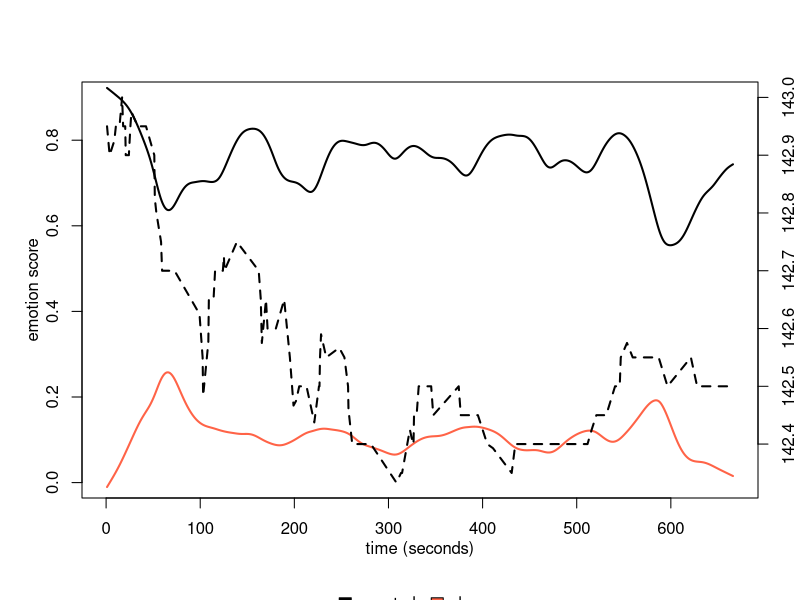
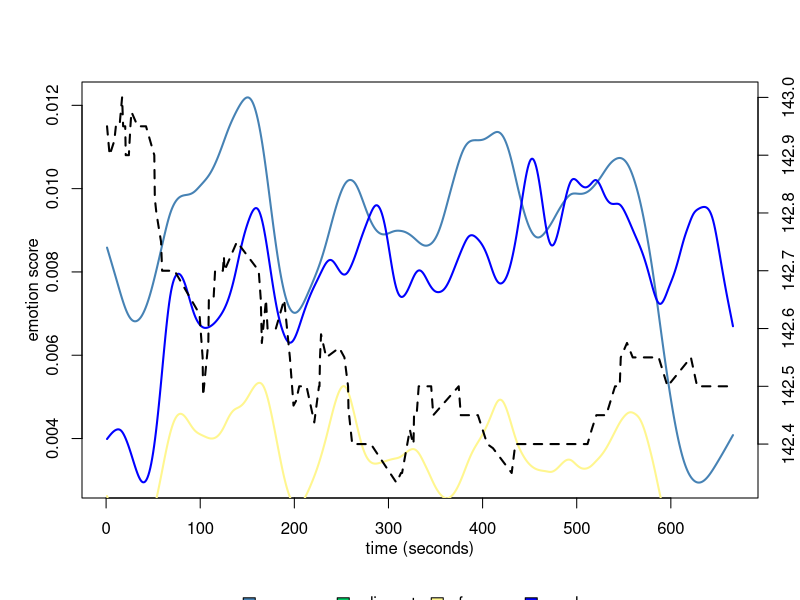

Write R code to recreate these figures, in order.
library(zoo)

dev.off()
data = read.csv2("vw_0_30_emo_results_per_second.csv", stringsAsFactors = FALSE)
data = data[75:1312,]

#assign right format
data$anger_s     = as.numeric(data$anger_s)  
data$contempt_s  = as.numeric(data$contempt_s)  
data$digust_s    = as.numeric(data$digust_s)  
data$fear_s      = as.numeric(data$fear_s)  
data$happiness_s = as.numeric(data$happiness_s)  
data$neutral_s   = as.numeric(data$neutral_s) 
data$sadness_s   = as.numeric(data$sadness_s)  

#'0' means no emotion-information
#replace with NA
data[data == 0] = NA

#remove NA
data = na.omit(data)


#read and prepare stock data of VW
vw = read.csv2("vw_stock_mean.csv", stringsAsFactors = FALSE)
vw$price = as.numeric(vw$price)
vw$t_sec = as.numeric(vw$t_sec)
vw$t_sec2 = vw$t_sec - 75
set = vw[31:142,]

#x: axis length for smoothing
x    = seq(1,nrow(data))

#smooth lines
ang  = smooth.spline(x, data$anger_s, spar=0.7)
neut = smooth.spline(x, data$neutral_s, spar=0.6)
cont = smooth.spline(x, data$contempt_s, spar=0.6)
disg = smooth.spline(x, data$digust_s, spar=0.6)
fear = smooth.spline(x, data$fear_s, spar=0.6)
happ = smooth.spline(x, data$happiness_s, spar=0.6)
sad  = smooth.spline(x, data$sadness_s, spar=0.6)

#############################################################################
#generate plot for happy and neutral
plot(neut, lwd = 2, type = 'l', xlab = '', ylab = '', ylim = c(0 ,0.9))
lines(happ, col = "tomato1", lwd = 2)

legend("bottom", c("neutral", "happy"), fill = c("black", "tomato1"),
       horiz = TRUE, xpd = TRUE,  inset = c(0, -0.3), bty = "n")

par(new = T)
with(set, plot(set$t_sec, set$price, type = "l", lty = 2, 
    lwd = 2, axes = F, ylab = NA, xlab = NA, cex = 1.2))
axis(side = 4, ylab = "stockprice")
title(xlab="time (seconds)", line = 2, cex.lab = 1,
      ylab="emotion score")
par(bg ="transparent")

#############################################################################       
#plot other emotions

dev.off()
par(bg ="transparent")

plot(ang, col = "steelblue", lwd=2, type = 'l', xlab = '', ylab = '')
lines(disg, col = "khaki1", lwd=2)
lines(fear, col = "springgreen3", lwd=2)
lines(sad, col = "blue", lwd=2)

legend("bottom", c("anger", "disgust", "fear", "sad"), 
       fill = c("steelblue", "springgreen3", "khaki1", "blue"),
       horiz=TRUE, xpd = TRUE,  inset=c(0,-0.3), bty = "n")

par(new = T)
with(set, plot(set$t_sec, set$price, type = "l", lty = 2, lwd = 2, axes=F, ylab =NA, xlab=NA, cex=1.2))
axis(side = 4, ylab = "stockprice")
title(xlab="time (seconds)", line=2, cex.lab=1, ylab="emotion score")
par(bg ="transparent")

